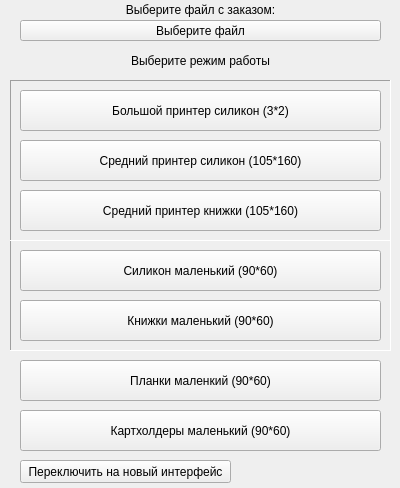
<?xml version="1.0" encoding="UTF-8"?>
<ui version="4.0">
 <class>PrintHelper</class>
 <widget class="QWidget" name="PrintHelper">
  <property name="geometry">
   <rect>
    <x>0</x>
    <y>0</y>
    <width>400</width>
    <height>488</height>
   </rect>
  </property>
  <property name="windowTitle">
   <string>Print Helper</string>
  </property>
  <widget class="QPushButton" name="selectFileButt">
   <property name="geometry">
    <rect>
     <x>20</x>
     <y>20</y>
     <width>361</width>
     <height>21</height>
    </rect>
   </property>
   <property name="text">
    <string>Выберите файл</string>
   </property>
  </widget>
  <widget class="QLabel" name="label">
   <property name="geometry">
    <rect>
     <x>20</x>
     <y>0</y>
     <width>361</width>
     <height>20</height>
    </rect>
   </property>
   <property name="layoutDirection">
    <enum>Qt::LeftToRight</enum>
   </property>
   <property name="text">
    <string>Выберите файл с заказом:</string>
   </property>
   <property name="alignment">
    <set>Qt::AlignCenter</set>
   </property>
  </widget>
  <widget class="QLabel" name="label_2">
   <property name="geometry">
    <rect>
     <x>10</x>
     <y>50</y>
     <width>381</width>
     <height>21</height>
    </rect>
   </property>
   <property name="layoutDirection">
    <enum>Qt::LeftToRight</enum>
   </property>
   <property name="text">
    <string>Выберите режим работы</string>
   </property>
   <property name="alignment">
    <set>Qt::AlignCenter</set>
   </property>
  </widget>
  <widget class="QPushButton" name="bigButt">
   <property name="enabled">
    <bool>true</bool>
   </property>
   <property name="geometry">
    <rect>
     <x>20</x>
     <y>90</y>
     <width>361</width>
     <height>41</height>
    </rect>
   </property>
   <property name="text">
    <string>Большой принтер силикон (3*2)</string>
   </property>
   <property name="iconSize">
    <size>
     <width>32</width>
     <height>32</height>
    </size>
   </property>
   <property name="flat">
    <bool>false</bool>
   </property>
  </widget>
  <widget class="QPushButton" name="medButt">
   <property name="enabled">
    <bool>true</bool>
   </property>
   <property name="geometry">
    <rect>
     <x>20</x>
     <y>140</y>
     <width>361</width>
     <height>41</height>
    </rect>
   </property>
   <property name="text">
    <string>Средний принтер силикон (105*160)</string>
   </property>
  </widget>
  <widget class="QPushButton" name="smallButtPlastins">
   <property name="enabled">
    <bool>true</bool>
   </property>
   <property name="geometry">
    <rect>
     <x>20</x>
     <y>360</y>
     <width>361</width>
     <height>41</height>
    </rect>
   </property>
   <property name="text">
    <string>Планки маленкий (90*60)</string>
   </property>
  </widget>
  <widget class="QPushButton" name="smallButtCartholders">
   <property name="enabled">
    <bool>true</bool>
   </property>
   <property name="geometry">
    <rect>
     <x>20</x>
     <y>410</y>
     <width>361</width>
     <height>41</height>
    </rect>
   </property>
   <property name="text">
    <string>Картхолдеры маленький (90*60)</string>
   </property>
  </widget>
  <widget class="QFrame" name="frame">
   <property name="geometry">
    <rect>
     <x>10</x>
     <y>80</y>
     <width>381</width>
     <height>161</height>
    </rect>
   </property>
   <property name="frameShape">
    <enum>QFrame::Panel</enum>
   </property>
   <property name="frameShadow">
    <enum>QFrame::Sunken</enum>
   </property>
   <property name="lineWidth">
    <number>1</number>
   </property>
   <widget class="QPushButton" name="medButtBooks">
    <property name="enabled">
     <bool>true</bool>
    </property>
    <property name="geometry">
     <rect>
      <x>10</x>
      <y>110</y>
      <width>361</width>
      <height>41</height>
     </rect>
    </property>
    <property name="text">
     <string>Средний принтер книжки (105*160)</string>
    </property>
   </widget>
  </widget>
  <widget class="QFrame" name="frame_2">
   <property name="geometry">
    <rect>
     <x>10</x>
     <y>240</y>
     <width>381</width>
     <height>111</height>
    </rect>
   </property>
   <property name="frameShape">
    <enum>QFrame::Panel</enum>
   </property>
   <property name="frameShadow">
    <enum>QFrame::Sunken</enum>
   </property>
   <property name="midLineWidth">
    <number>0</number>
   </property>
   <widget class="QPushButton" name="smallButtBooks">
    <property name="enabled">
     <bool>true</bool>
    </property>
    <property name="geometry">
     <rect>
      <x>10</x>
      <y>60</y>
      <width>361</width>
      <height>41</height>
     </rect>
    </property>
    <property name="text">
     <string>Книжки маленький (90*60)</string>
    </property>
   </widget>
   <widget class="QPushButton" name="smallButt">
    <property name="enabled">
     <bool>true</bool>
    </property>
    <property name="geometry">
     <rect>
      <x>10</x>
      <y>10</y>
      <width>361</width>
      <height>41</height>
     </rect>
    </property>
    <property name="text">
     <string>Силикон маленький (90*60)</string>
    </property>
   </widget>
  </widget>
  <widget class="QPushButton" name="oldNewButt">
   <property name="geometry">
    <rect>
     <x>20</x>
     <y>460</y>
     <width>211</width>
     <height>23</height>
    </rect>
   </property>
   <property name="text">
    <string>Переключить на новый интерфейс</string>
   </property>
  </widget>
  <zorder>frame_2</zorder>
  <zorder>frame</zorder>
  <zorder>selectFileButt</zorder>
  <zorder>label</zorder>
  <zorder>label_2</zorder>
  <zorder>bigButt</zorder>
  <zorder>medButt</zorder>
  <zorder>smallButtPlastins</zorder>
  <zorder>smallButtCartholders</zorder>
  <zorder>oldNewButt</zorder>
 </widget>
 <resources/>
 <connections/>
</ui>
